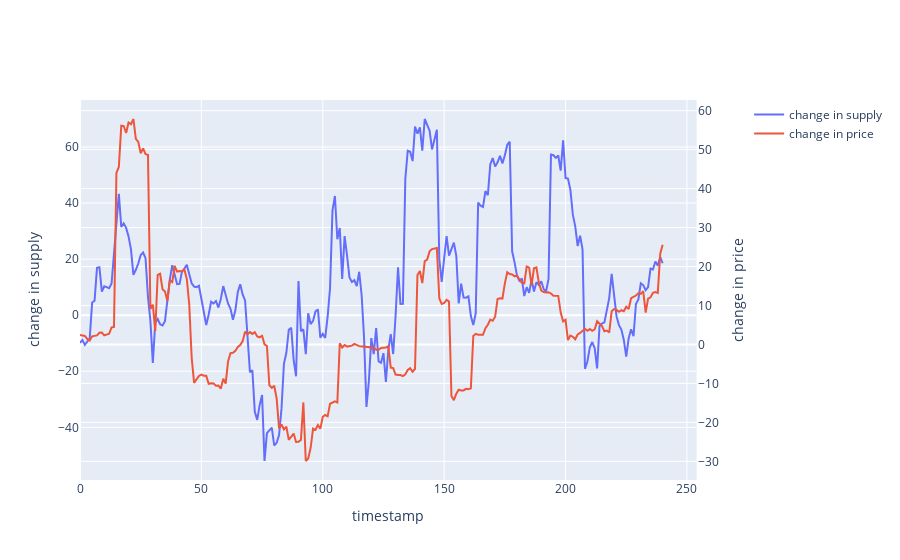

Notebook cell for this chart:
### Markdown cell above
Just change in supply and change in price

### Code cell
# scaled appropriately 
fig = make_subplots(specs=[[{'secondary_y': True}]])
fig.add_trace(
go.Scatter(y=change_in_supply, name='change in supply'),
    secondary_y=False,
)

fig.add_trace(
go.Scatter(y=change_in_price, name='change in price'),
    secondary_y=True,
) 

fig.update_xaxes(title_text='timestamp')
fig.update_yaxes(title_text='change in supply', secondary_y=False)
fig.update_yaxes(title_text='change in price', secondary_y=True)

### Figure 1 — Plotly figure (JSON) as saved in the notebook; plotly's stock layout.template omitted (floating-point values rounded to 4 significant figures; data arrays with more than 128 entries replaced by an {"elided": "..."} marker saying what was removed)
{"data": [{"name": "change in supply", "type": "scatter", "xaxis": "x", "y": {"elided": "255 float values"}, "yaxis": "y"}, {"name": "change in price", "type": "scatter", "xaxis": "x", "y": {"elided": "255 float values"}, "yaxis": "y2"}], "layout": {"xaxis": {"anchor": "y", "domain": [0, 0.94], "title": {"text": "timestamp"}}, "yaxis": {"anchor": "x", "domain": [0, 1], "title": {"text": "change in supply"}}, "yaxis2": {"anchor": "x", "overlaying": "y", "side": "right", "title": {"text": "change in price"}}}}
